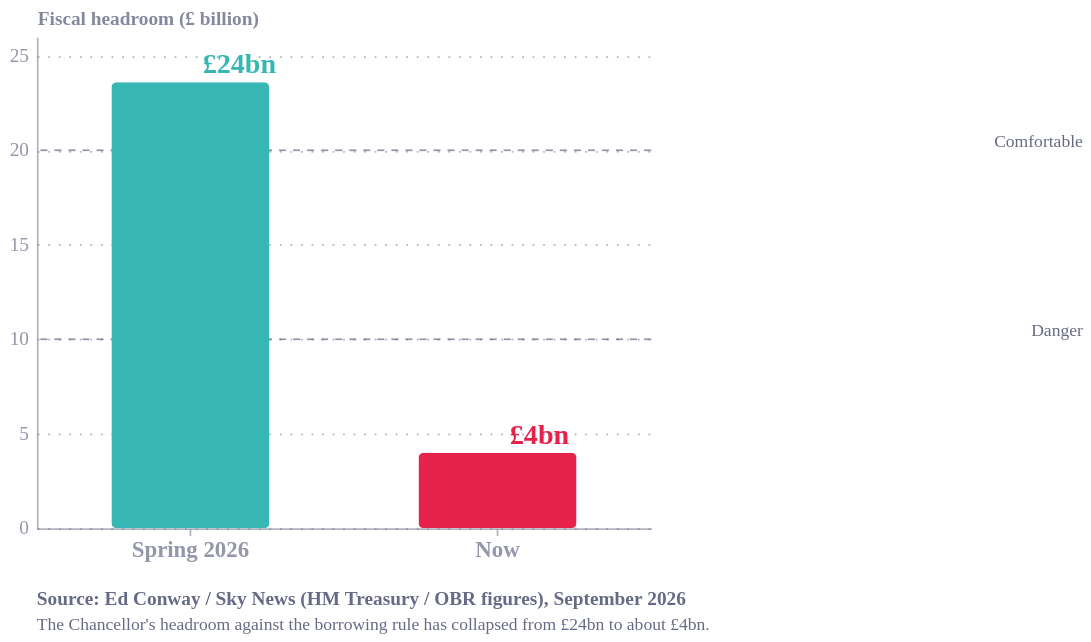

Vega-Lite specification stored for this chart:
### Vega-Lite specification from a JSON file in a GitHub repository (floating-point values rounded to 4 significant figures)
{"config": {"font": "Circular Std", "text": {"color": "#676A86", "align": "left", "baseline": "middle", "dx": 7, "dy": 0, "fontSize": 11}, "view": {"stroke": "transparent", "continuousWidth": 400, "continuousHeight": 300, "discreteWidth": 400, "discreteHeight": 300, "fill": "transparent"}, "range": {"category": ["#36B7B4", "#E6224B", "#F4C245", "#0063AF", "#00A767", "#179FDB", "#EB5C2E"], "diverging": ["#E6224B", "#E54753", "#C9C9C9", "#179FDB", "#122B39"], "heatmap": ["#C9C9C9", "#179FDB", "#0063AF", "#122B39"], "ordinal": ["#00A767", "#36B7B4", "#179FDB", "#0063AF", "#243B5A"]}, "bar": {"color": "#179fdb"}, "line": {"color": "#e6224b"}, "rule": {"color": "#676A86"}, "area": {"opacity": 0.3}, "point": {"filled": true, "size": 80, "color": "#e6224b", "opacity": 0.95}, "geoshape": {"stroke": "white", "strokeWidth": 0.3}, "rect": {"fill": "#d6d4d4", "opacity": 0.3}, "axis": {"labelColor": "#676A86", "labelFontSize": 11, "labelFont": "Circular Std", "labelOpacity": 0.7, "tickColor": "#676A86", "tickOpacity": 0.5, "domainColor": "#676A86", "domainOpacity": 0.5, "gridColor": "#676A86", "gridDash": [2, 2], "gridOpacity": 0.5, "title": null, "titleColor": "#676A86", "titleOpacity": 0.8, "tickSize": 4}, "axisXDiscrete": {"grid": false, "labelAngle": 0, "tickCount": 10, "tickOpacity": 0.5, "title": null}, "axisYDiscrete": {"ticks": false, "labelPadding": 5}, "axisXTemporal": {"grid": false, "ticks": true}, "axisXQuantitative": {"grid": true}, "axisYQuantitative": {"gridColor": "#676A86", "gridDash": [1, 5], "gridOpacity": 0.5, "ticks": false, "labelPadding": 5, "tickCount": 8, "titleAngle": 0, "titleAlign": "left", "titleBaseline": "bottom", "titleX": 0, "titleY": -5}, "title": {"color": "#676A86E6", "subtitleColor": "#676A86", "font": "Circular Std", "subtitleFont": "Circular Std", "anchor": "start", "fontSize": 14, "subtitleFontSize": 12, "subtitlePadding": 4, "offset": 0, "frame": "group"}, "legend": {"titleColor": "#122b39", "title": null, "labelColor": "#122b39", "labelFontSize": 11}, "background": "white"}, "layer": [{"mark": {"type": "rule", "color": "#676A86", "opacity": 0.7, "strokeDash": [4, 4], "strokeWidth": 1}, "encoding": {"y": {"field": "y", "type": "quantitative"}}}, {"mark": {"type": "text", "align": "right", "color": "#676A86", "dx": -4, "dy": -5, "fontSize": 10}, "encoding": {"text": {"field": "label", "type": "nominal"}, "x": {"value": 600}, "y": {"field": "y", "type": "quantitative"}}}, {"data": {"name": "data-a29ce107a5bd51d0bb01f0790b06bc7e"}, "mark": {"type": "bar", "cornerRadius": 3, "size": 90}, "encoding": {"color": {"field": "hi", "legend": null, "scale": {"domain": [true, false], "range": ["#E6224B", "#36B7B4"]}, "type": "nominal"}, "x": {"axis": {"labelFontSize": 13, "labelFontWeight": "bold"}, "field": "when", "sort": ["Spring 2026", "Now"], "title": null, "type": "nominal"}, "y": {"field": "headroom", "scale": {"domain": [0, 26]}, "title": "Fiscal headroom (£ billion)", "type": "quantitative"}}}, {"data": {"name": "data-a29ce107a5bd51d0bb01f0790b06bc7e"}, "mark": {"type": "text", "dy": -10, "fontSize": 16, "fontWeight": "bold"}, "encoding": {"color": {"field": "hi", "legend": null, "scale": {"domain": [true, false], "range": ["#E6224B", "#36B7B4"]}, "type": "nominal"}, "text": {"field": "lab", "type": "nominal"}, "x": {"field": "when", "sort": ["Spring 2026", "Now"], "type": "nominal"}, "y": {"field": "headroom", "type": "quantitative"}}}], "data": {"name": "data-0e9d957aa3973e9a1a4e3de54522a8a4"}, "height": 280, "title": {"text": "Source: Ed Conway / Sky News (HM Treasury / OBR figures), September 2026", "anchor": "start", "color": "#676A86", "dy": 12, "fontSize": 11, "orient": "bottom", "subtitle": ["The Chancellor's headroom against the borrowing rule has collapsed from £24bn to about £4bn."], "subtitleColor": "#676A86", "subtitleFontSize": 10}, "width": 350, "$schema": "https://vega.github.io/schema/vega-lite/v6.4.1.json", "datasets": {"data-0e9d957aa3973e9a1a4e3de54522a8a4": [{"label": "Comfortable", "y": 20}, {"label": "Danger", "y": 10}], "data-a29ce107a5bd51d0bb01f0790b06bc7e": [{"when": "Spring 2026", "headroom": 23.6, "lab": "£24bn", "hi": false}, {"when": "Now", "headroom": 4.0, "lab": "£4bn", "hi": true}]}}
